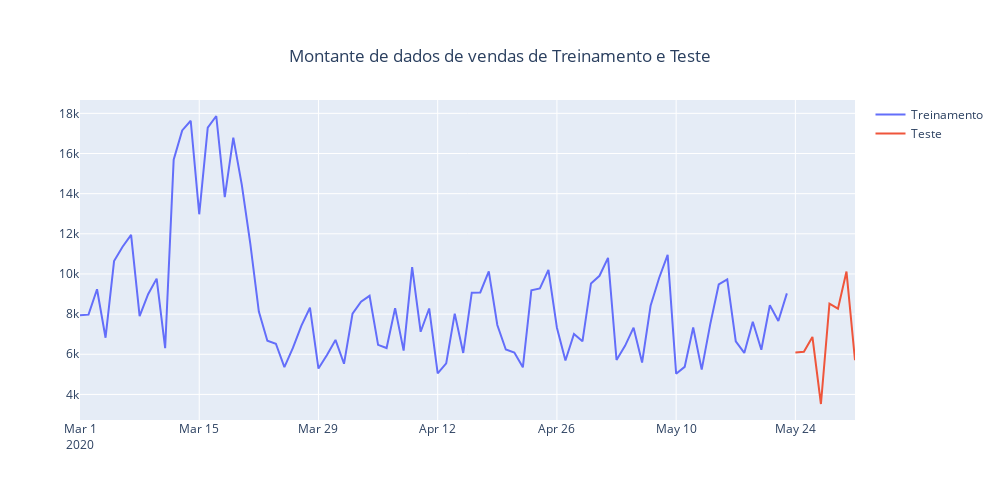

This figure's notebook cell:
### Markdown cell above
## Visualizando a representação dos datasets de treino e de teste sobre o montante total.

### Code cell
iplot(dtview.compare_dataframes_with_scatter(df_274_sale_treino_diario,
                                   df_274_sale_teste_diario,
                                   title='Montante de dados de vendas de Treinamento e Teste',
                                    mode='lines',
                                   name1='Treinamento',
                                   name2='Teste'))
